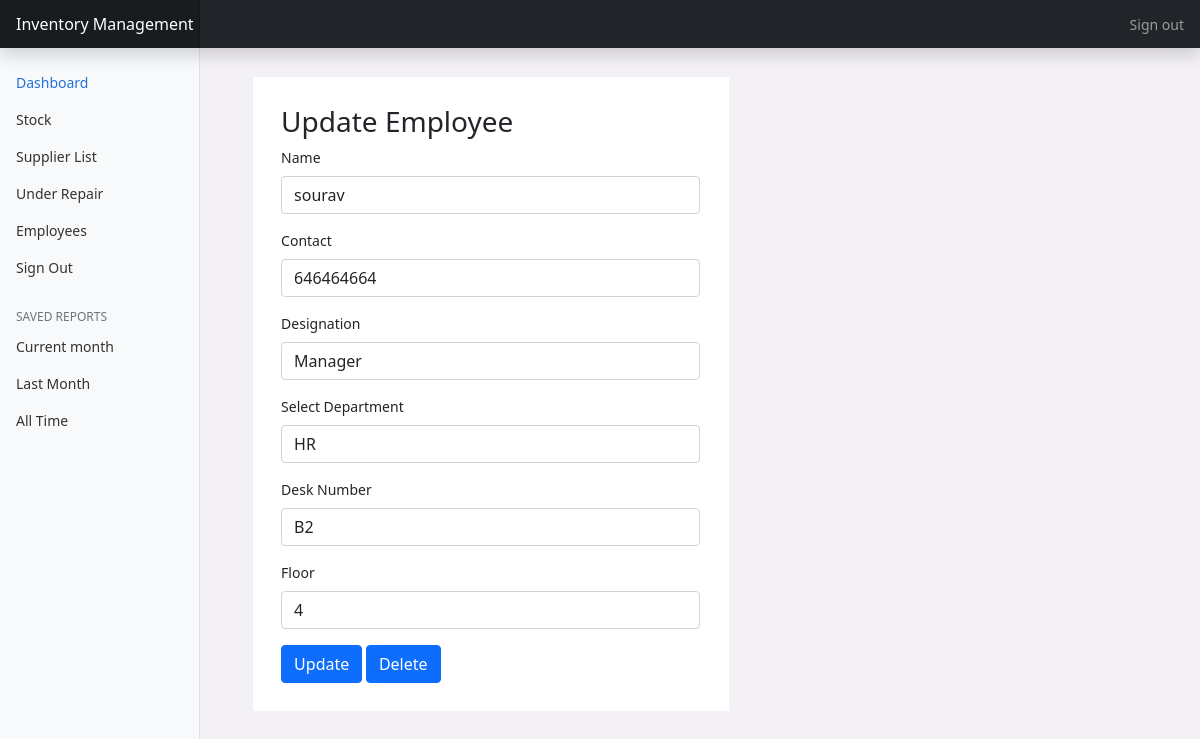
Screenshot of /updateEmployee/2 (signed in) with the database file from the repository.
### main/models.py (models this page shows, shortened)
class Employee(models.Model):
    emp_id = models.AutoField(primary_key=True)
    name = models.CharField(max_length=50)
    contact = models.CharField(max_length=15,unique=True)
    designation = models.CharField(max_length=50)
    department = models.CharField(max_length=20,default=' ')
    floor = models.IntegerField(default=0,validators=[MinValueValidator(0)])
    desk_num = models.CharField(max_length=20,unique=True)

### main/views.py (the view, shortened to what this page needs)
# urls.py: path('updateEmployee/<int:pk>',views.updateEmployee,name='updateEmployee'),
@login_required(login_url='/auth/login')
def updateEmployee(request,pk):
    employee = models.Employee.objects.get(pk = pk)
    initial = {
        "name" : employee.name,
        "contact" : employee.contact,
        "designation" : employee.designation,
        "department" : employee.department,
        "floor" : employee.floor,
        "desk_num" : employee.desk_num
    }
    updateEmployeeForm = forms.addEmployee(initial=initial)
    context = {
        'form' : updateEmployeeForm
    }
    return render(request,'main/updateEmployee.html',context)

### main/forms.py
class addEmployee(forms.Form):
    name = forms.CharField(max_length=20,widget=forms.TextInput(attrs={'class':'form-control','placeholder':"Employee's Name"}))
    contact = forms.RegexField(regex=r'^\+?1?\d{9,15}$',widget=forms.TextInput(attrs={'class':'form-control','placeholder':'Contact : Should be between 9 to 15 digits'}))
    designation = forms.CharField(max_length=20,widget=forms.TextInput(attrs={'class':'form-control','placeholder':'Designation'}))
    department = forms.ChoiceField(choices = DEPARTMENT_CHOICES,widget=forms.Select(attrs={'class':'form-control','placeholder':'Department'}))
    desk_num = forms.CharField(max_length=10,widget=forms.TextInput(attrs={'class':'form-control','placeholder':'Desk Number'}))
    floor = forms.IntegerField(min_value=MIN_FLOOR_VALUE, max_value=MAX_FLOOR_VALUE,widget=forms.NumberInput(attrs={'class':'form-control','placeholder':'Floor'}))

### templates/main/updateEmployee.html (shortened to what this page needs)
{% extends 'main/base.html' %}
{% block content %}
{% include 'main/navbar.html' %}
<main class="col-md-9 ms-sm-auto col-lg-10 px-md-4">
<div class="container-fluid w-50" style="background-color: white; padding: 3%; margin: 3%;">
    <h3>Update Employee</h3>
    <form action="" method="POST">
        <div class="mb-3">
            <label class="form-label">Name</label>
            {{form.name}}
        </div>
        <div class="mb-3">
            <label class="form-label">Contact</label>
            {{form.contact}}
        </div>
        <div class="mb-3">
            <label class="form-label">Designation</label>
            {{form.designation}}
        </div>
        <div class="mb-3">
            <label class="form-label">Select Department</label>
            {{form.department}}
        </div>
        <div class="mb-3">
            <label class="form-label">Desk Number</label>
            {{form.desk_num}}
        </div>
        <div class="mb-3">
            <label class="form-label">Floor</label>
            {{form.floor}}
        </div>
        <button type="submit" class="btn btn-primary" name="submit_type" value="update">Update</button>
        <button type="submit" class="btn btn-primary" name="submit_type" value="delete">Delete</button>
    </form>
</div>
{% endblock %}

### static/css/main.css (style rules this page uses)
body { background-color: #F3F1F5; }

### static/css/dashboard.css (style rules this page uses)
body { font-size: .875rem; }

### rows the page displays
Employee: name "sourav", contact "646464664", designation "Manager", department "HR", desk_num "B2", floor "4"
